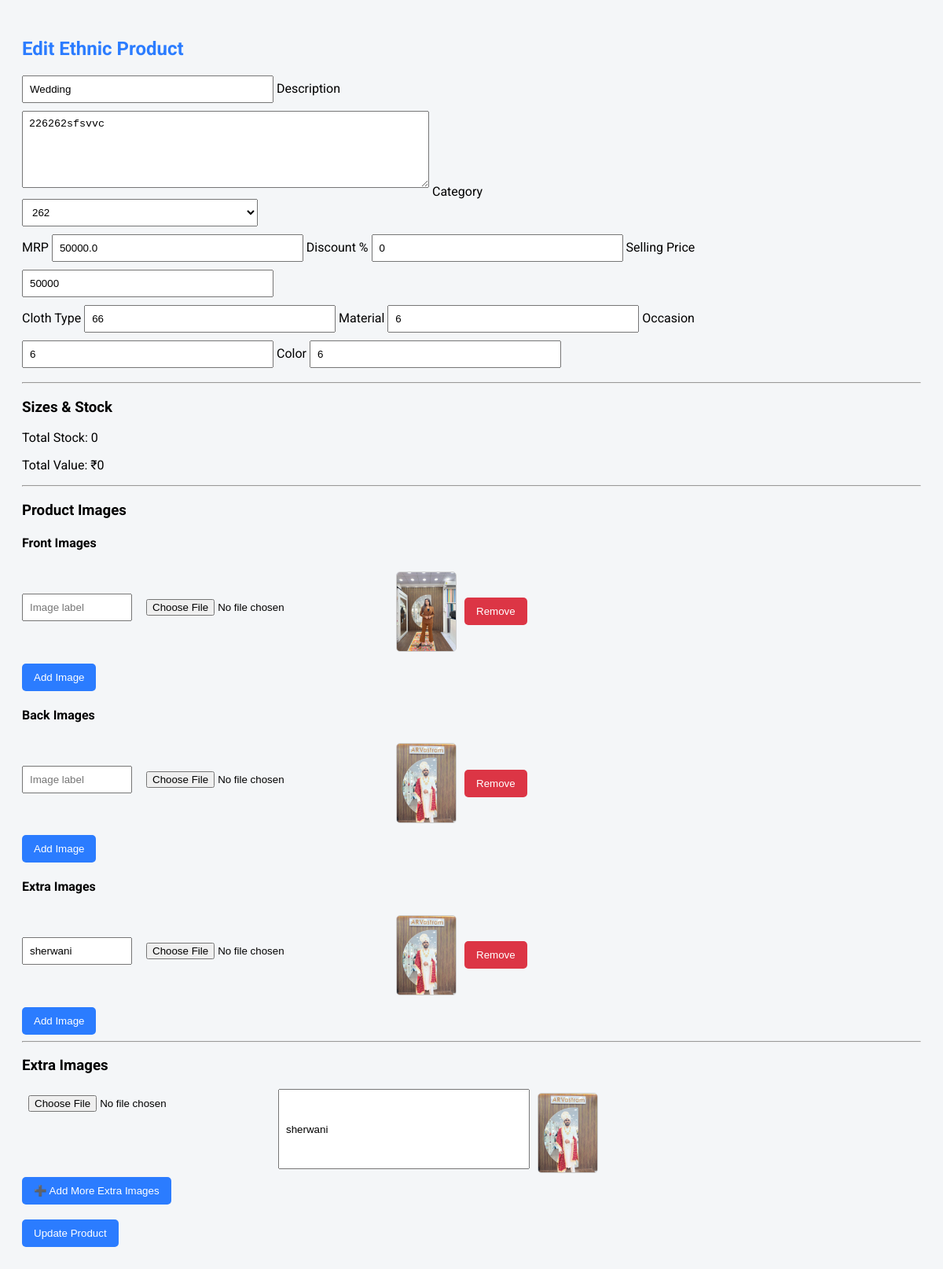
The app's page /admin/edit_product/2 (signed in) with its own data.
### tables this page shows
CREATE TABLE products(
        id INTEGER PRIMARY KEY AUTOINCREMENT,
        name TEXT NOT NULL,
        category INTEGER,
        price REAL NOT NULL,
        mrp REAL DEFAULT 0,
        discount_price REAL DEFAULT 0,
        stock INTEGER DEFAULT 0,
        description TEXT,
        cloth_type TEXT,
        material TEXT,
        occasion TEXT,
        color TEXT,
        size TEXT,
        position INTEGER DEFAULT 0,
        status TEXT DEFAULT 'active',
        FOREIGN KEY (category)
        REFERENCES categories(id)
        ON DELETE SET NULL
    );

CREATE TABLE categories(
        id INTEGER PRIMARY KEY AUTOINCREMENT,
        name TEXT NOT NULL UNIQUE
    );

CREATE TABLE product_images(
        id INTEGER PRIMARY KEY AUTOINCREMENT,
        product_id INTEGER NOT NULL,
        image_type TEXT NOT NULL CHECK(image_type IN ('front','back','extra')),
        image_url TEXT NOT NULL,
        label TEXT,
        FOREIGN KEY (product_id)
        REFERENCES products(id)
        ON DELETE CASCADE
    );

### app.py (the view)
@app.route("/admin/edit_product/<int:id>", methods=["GET", "POST"])
def edit_product(id):
    if not session.get("admin"):
        return redirect("/admin")
    con = get_db()
    con.row_factory = sqlite3.Row
    cur = con.cursor()
    cur.execute("SELECT * FROM products WHERE id=?", (id,))
    product = cur.fetchone()
    if not product:
        con.close()
        return "Product not found"
    product = dict(product)
    cur.execute("""
        SELECT size, stock, extra_price
        FROM product_sizes
        WHERE product_id=?
    """, (id,))
    size_rows = cur.fetchall()
    size_stock = {}
    size_price = {}
    for r in size_rows:
        size_stock[r["size"]] = r["stock"]
        size_price[r["size"]] = r["extra_price"]
    cur.execute("""
        SELECT image_type, image_url, label
        FROM product_images
        WHERE product_id=?
    """, (id,))
    rows = cur.fetchall()
    images = {
        "front": [],
        "back": [],
        "extra": []
    }
    for r in rows:
        images[r["image_type"]].append({
            "url": r["image_url"],
            "label": r["label"]
        })
    cur.execute("SELECT id,name FROM categories")
    categories = cur.fetchall()
    return render_template(
        "admin/edit_product.html",
        product=product,
        sizes=size_stock,
        prices=size_price,
        images=images,
        categories=categories
    )

### app.py (called while the page is built)
def get_db():
    con = sqlite3.connect(
        DB_PATH,
        timeout=30,
        check_same_thread=False
    )
    con.row_factory = sqlite3.Row
    return con

@app.before_request
def init_wishlist():
    if "wishlist" not in session:
        session["wishlist"] = []

@app.context_processor
def inject_global_counts():
    con = get_db()
    cur = con.cursor()
    row = cur.execute("SELECT COALESCE(SUM(qty),0) FROM cart").fetchone()
    cart_count = int(row[0])
    con.close()
    if "wishlist" not in session or session["wishlist"] is None:
        session["wishlist"] = []
    return dict(
        cart_count=cart_count,
        wish_count=len(session["wishlist"])
    )

### templates/admin/edit_product.html (shortened to what this page needs)
<!DOCTYPE html>
<html lang="en">
<head>
</head>
<body>
<h2>Edit Ethnic Product</h2>
<form method="post" enctype="multipart/form-data">
<input type="text" name="name" value="{{ product.name }}" placeholder="Product Name" required>
<label>Description</label><br>
<textarea name="description">{{ product.description or '' }}</textarea>
<label>Category</label><br>
<select name="category_id" required>
{% for c in categories %}
<option value="{{ c[0] }}" {% if c[0] == product.category %}selected{% endif %}>
{{ c[1] }}
</option>
{% endfor %}
</select>
<br>
<label>MRP</label>
<input type="number" name="mrp" id="mrp" value="{{ product.mrp or 0 }}">
<label>Discount %</label>
<input type="number" name="discount" id="discount" value="{{ product.discount_percent or 0 }}">
<label>Selling Price</label>
<input type="number" name="price" id="price" value="{{ product.price or 0 }}" readonly>
<br>
<label>Cloth Type</label>
<input type="text" name="cloth_type" value="{{ product.cloth_type or '' }}">
<label>Material</label>
<input type="text" name="material" value="{{ product.material or '' }}">
<label>Occasion</label>
<input type="text" name="occasion" value="{{ product.occasion or '' }}">
<label>Color</label>
<input type="text" name="color" value="{{ product.color or '' }}">
<hr>
<h3>Sizes & Stock</h3>
<p>Total Stock: <span id="totalStock">0</span></p>
<p>Total Value: ₹<span id="totalValue">0</span></p>
<hr>
<h3>Product Images</h3>
{% for img_type, imgs in images.items() %}
<h4>{{ img_type|capitalize }} Images</h4>
<div class="images-container">
{% for img in imgs %}
<div class="image-row">
<input type="text"
name="{{ img_type }}_labels[]"
value="{{ img.label or '' }}"
placeholder="Image label">
<input type="file" name="{{ img_type }}_images[]">
{% if img.url %}
<img src="/static/uploads/{{ img.url }}">
{% endif %}
<button type="button" class="remove-btn">Remove</button>
</div>
{% endfor %}
</div>
<button type="button" class="add-image-btn">Add Image</button>
{% endfor %}
<hr>
<h3>Extra Images</h3>
<div id="extra-image-container">
{% for img in images["extra"] %}
<div class="extra-image-row">
<input type="file" name="extra_images[]">
<input type="text"
name="extra_label[]"
value="{{ img.label or '' }}"
placeholder="Image label">
<img src="/static/uploads/{{ img.url }}">
</div>
{% endfor %}
</div>
<button type="button" id="addExtraImageBtn">➕ Add More Extra Images</button>
<br><br>
<button type="submit">Update Product</button>
</form>
</body>
</html>

### templates/admin/edit_product.html (style rules this page uses)
body { font-family:'Roboto',sans-serif; background:#f4f6f8; padding:20px; }
h2 { color:#2b7cff;margin-bottom:20px }
input,select,textarea { width:300px; padding:8px; margin-bottom:10px; }
textarea { height:80px; width:500px; }
button { padding:10px 15px; background:#2b7cff; color:white; border:none; border-radius:5px; cursor:pointer; }
img { max-width:100px; max-height:100px; margin:5px 0; border-radius:5px; border:1px solid #ccc; }
.image-row { display:flex; align-items:center; gap:10px; margin-bottom:5px; }
.image-row input[type=text] { width:120px }
.image-row button { background:#dc3545 }
.add-image-btn { background:#2b7cff; color:white; margin-top:5px; }
.extra-image-row { display:flex; gap:10px; margin-top:5px; }

### records on screen
products: name "Wedding", description "226262sfsvvc", category_id "262", mrp "50000.0", price "50000", cloth_type "66", material "6", occasion "6", color "6"
product_images: url (picture)
product_images: url (picture)
product_images: label "sherwani", url (picture)

### other values on screen
{{ img_type|capitalize }} "Front" "Back" "Extra"
